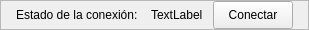
        <widget class="QFrame" name="header_container">
         <property name="sizePolicy">
          <sizepolicy hsizetype="Expanding" vsizetype="MinimumExpanding">
           <horstretch>0</horstretch>
           <verstretch>0</verstretch>
          </sizepolicy>
         </property>
         <property name="minimumSize">
          <size>
           <width>0</width>
           <height>0</height>
          </size>
         </property>
         <property name="maximumSize">
          <size>
           <width>16777215</width>
           <height>30</height>
          </size>
         </property>
         <property name="styleSheet">
          <string notr="true"/>
         </property>
         <property name="frameShape">
          <enum>QFrame::StyledPanel</enum>
         </property>
         <property name="frameShadow">
          <enum>QFrame::Raised</enum>
         </property>
         <layout class="QHBoxLayout" name="horizontalLayout_2" stretch="0,0,0">
          <property name="spacing">
           <number>10</number>
          </property>
          <property name="leftMargin">
           <number>15</number>
          </property>
          <property name="topMargin">
           <number>0</number>
          </property>
          <property name="rightMargin">
           <number>15</number>
          </property>
          <property name="bottomMargin">
           <number>0</number>
          </property>
          <item>
           <widget class="QLabel" name="label">
            <property name="sizePolicy">
             <sizepolicy hsizetype="Preferred" vsizetype="Preferred">
              <horstretch>0</horstretch>
              <verstretch>0</verstretch>
             </sizepolicy>
            </property>
            <property name="minimumSize">
             <size>
              <width>0</width>
              <height>0</height>
             </size>
            </property>
            <property name="maximumSize">
             <size>
              <width>16777215</width>
              <height>99999</height>
             </size>
            </property>
            <property name="text">
             <string>Estado de la conexión: </string>
            </property>
           </widget>
          </item>
          <item>
           <widget class="QLabel" name="lb_conexion">
            <property name="maximumSize">
             <size>
              <width>16777215</width>
              <height>999999</height>
             </size>
            </property>
            <property name="text">
             <string>TextLabel</string>
            </property>
           </widget>
          </item>
          <item>
           <widget class="QPushButton" name="btn_conectar">
            <property name="maximumSize">
             <size>
              <width>100</width>
              <height>1999998</height>
             </size>
            </property>
            <property name="text">
             <string>Conectar</string>
            </property>
           </widget>
          </item>
         </layout>
        </widget>
